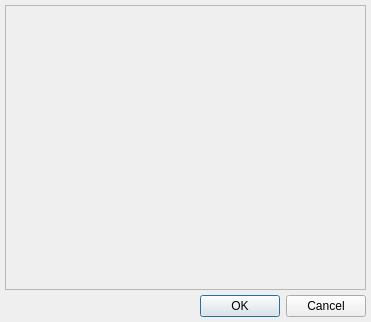
<?xml version="1.0" encoding="UTF-8"?>
<ui version="4.0">
 <class>NewSceneDialog</class>
 <widget class="QDialog" name="NewSceneDialog">
  <property name="geometry">
   <rect>
    <x>0</x>
    <y>0</y>
    <width>371</width>
    <height>322</height>
   </rect>
  </property>
  <property name="minimumSize">
   <size>
    <width>257</width>
    <height>214</height>
   </size>
  </property>
  <property name="windowTitle">
   <string>Scene Configuration</string>
  </property>
  <layout class="QVBoxLayout" name="verticalLayout">
   <property name="spacing">
    <number>5</number>
   </property>
   <property name="leftMargin">
    <number>5</number>
   </property>
   <property name="topMargin">
    <number>5</number>
   </property>
   <property name="rightMargin">
    <number>5</number>
   </property>
   <property name="bottomMargin">
    <number>5</number>
   </property>
   <item>
    <widget class="core_ui::PropertiesWidget" name="properties">
     <property name="frameShape">
      <enum>QFrame::StyledPanel</enum>
     </property>
     <property name="frameShadow">
      <enum>QFrame::Raised</enum>
     </property>
    </widget>
   </item>
   <item>
    <widget class="QDialogButtonBox" name="buttonBox">
     <property name="orientation">
      <enum>Qt::Horizontal</enum>
     </property>
     <property name="standardButtons">
      <set>QDialogButtonBox::Cancel|QDialogButtonBox::Ok</set>
     </property>
    </widget>
   </item>
  </layout>
 </widget>
 <customwidgets>
  <customwidget>
   <class>core_ui::PropertiesWidget</class>
   <extends>QFrame</extends>
   <header>core_ui/properties_widget.h</header>
   <container>1</container>
  </customwidget>
 </customwidgets>
 <resources/>
 <connections>
  <connection>
   <sender>buttonBox</sender>
   <signal>accepted()</signal>
   <receiver>NewSceneDialog</receiver>
   <slot>accept()</slot>
   <hints>
    <hint type="sourcelabel">
     <x>248</x>
     <y>254</y>
    </hint>
    <hint type="destinationlabel">
     <x>157</x>
     <y>274</y>
    </hint>
   </hints>
  </connection>
  <connection>
   <sender>buttonBox</sender>
   <signal>rejected()</signal>
   <receiver>NewSceneDialog</receiver>
   <slot>reject()</slot>
   <hints>
    <hint type="sourcelabel">
     <x>316</x>
     <y>260</y>
    </hint>
    <hint type="destinationlabel">
     <x>286</x>
     <y>274</y>
    </hint>
   </hints>
  </connection>
 </connections>
</ui>
